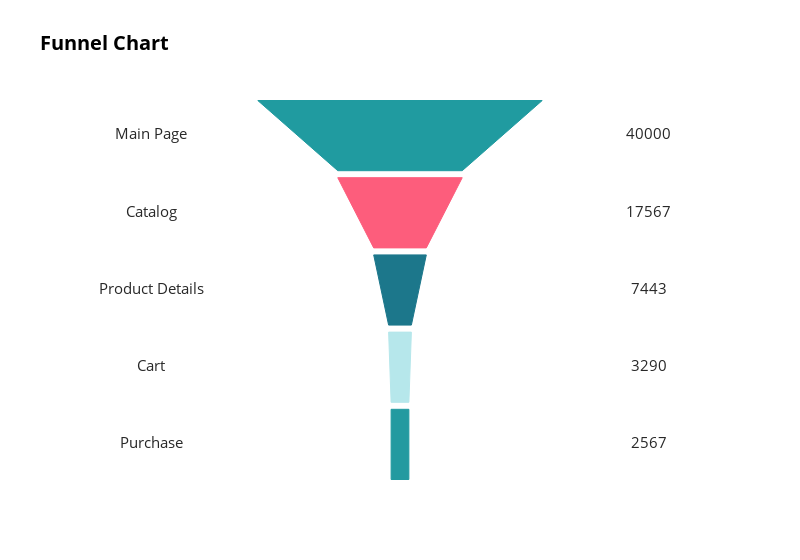

This figure's notebook cell:
### Code cell
# list containing all the plot shapes
shapes = []

# list containing the Y-axis location for each section's name and value text
label_y = []

for i in range(n_phase):
        if (i == n_phase-1):
                points = [phase_w[i] / 2, height, phase_w[i] / 2, height - section_h]
        else:
                points = [phase_w[i] / 2, height, phase_w[i+1] / 2, height - section_h]

        path = 'M {0} {1} L {2} {3} L -{2} {3} L -{0} {1} Z'.format(*points)

        shape = {
                'type': 'path',
                'path': path,
                'fillcolor': colors[i],
                'line': {
                    'width': 1,
                    'color': colors[i]
                }
        }
        shapes.append(shape)
        
        # Y-axis location for this section's details (text)
        label_y.append(height - (section_h / 2))

        height = height - (section_h + section_d)

# For phase names
label_trace = go.Scatter(
    x=[-350]*n_phase,
    y=label_y,
    mode='text',
    text=phases,
    textfont=dict(
        color='rgb(40,40,40)',
        size=15
    )
)
 
# For phase values
value_trace = go.Scatter(
    x=[350]*n_phase,
    y=label_y,
    mode='text',
    text=values,
    textfont=dict(
        color='rgb(40,40,40)',
        size=15
    )
)

data = [label_trace, value_trace]
 
layout = go.Layout(
    title="<b>Funnel Chart</b>",
    titlefont=dict(
        size=20,
        color='rgb(0,0,0)'
    ),
    shapes=shapes,
    height=560,
    width=800,
    showlegend=False,
    paper_bgcolor='rgba(255,255,255,1)',
    plot_bgcolor='rgba(255,255,255,1)',
    xaxis=dict(
        showticklabels=False,
        zeroline=False,
        showgrid=False,
        range=[-450, 450]
    ),
    yaxis=dict(
        showticklabels=False,
        zeroline=False,
        showgrid=False
    )
)
 
fig = go.Figure(data=data, layout=layout)
iplot(fig, show_link=False)

### Figure 1 — Plotly figure (JSON) as saved in the notebook; plotly's stock layout.template omitted (floating-point values rounded to 4 significant figures)
{"data": [{"mode": "text", "text": ["Main Page", "Catalog", "Product Details", "Cart", "Purchase"], "textfont": {"color": "rgb(40,40,40)", "size": 15}, "x": [-350, -350, -350, -350, -350], "y": [490.0, 380.0, 270.0, 160.0, 50.0], "type": "scatter"}, {"mode": "text", "text": ["40000", "17567", "7443", "3290", "2567"], "textfont": {"color": "rgb(40,40,40)", "size": 15}, "x": [350, 350, 350, 350, 350], "y": [490.0, 380.0, 270.0, 160.0, 50.0], "type": "scatter"}], "layout": {"height": 560, "paper_bgcolor": "rgba(255,255,255,1)", "plot_bgcolor": "rgba(255,255,255,1)", "shapes": [{"fillcolor": "rgb(32,155,160)", "line": {"color": "rgb(32,155,160)", "width": 1}, "path": "M 200.0 540 L 87.5 440 L -87.5 440 L -200.0 540 Z", "type": "path"}, {"fillcolor": "rgb(253,93,124)", "line": {"color": "rgb(253,93,124)", "width": 1}, "path": "M 87.5 430 L 37.0 330 L -37.0 330 L -87.5 430 Z", "type": "path"}, {"fillcolor": "rgb(28,119,139)", "line": {"color": "rgb(28,119,139)", "width": 1}, "path": "M 37.0 320 L 16.0 220 L -16.0 220 L -37.0 320 Z", "type": "path"}, {"fillcolor": "rgb(182,231,235)", "line": {"color": "rgb(182,231,235)", "width": 1}, "path": "M 16.0 210 L 12.5 110 L -12.5 110 L -16.0 210 Z", "type": "path"}, {"fillcolor": "rgb(35,154,160)", "line": {"color": "rgb(35,154,160)", "width": 1}, "path": "M 12.5 100 L 12.5 0 L -12.5 0 L -12.5 100 Z", "type": "path"}], "showlegend": false, "title": {"font": {"color": "rgb(0,0,0)", "size": 20}, "text": "<b>Funnel Chart</b>"}, "width": 800, "xaxis": {"range": [-450, 450], "showgrid": false, "showticklabels": false, "zeroline": false}, "yaxis": {"showgrid": false, "showticklabels": false, "zeroline": false}}}
